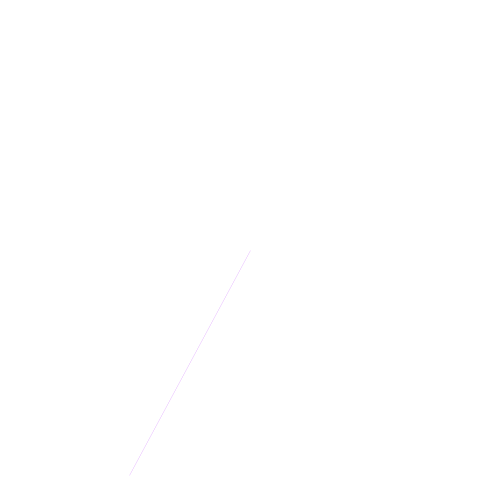
Frame 1 (no input)
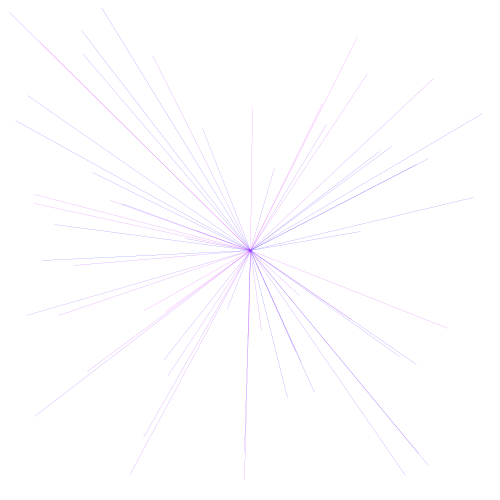
Frame 60 (the mouse pressed at the canvas centre just before this capture)
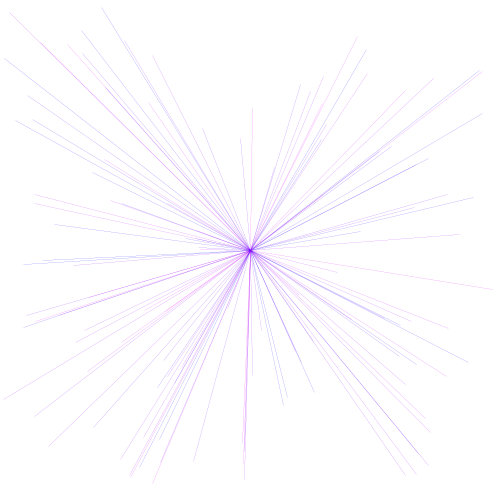
Frame 120 (the mouse held since frame 60 and released just before this capture)

The Processing sketch that drew these frames (run headless with seeded random() and noise(); from frame 60 on, the mouse is pressed at the canvas centre):

// Processing sketch: processing_127345
// ── processing_127345.pde

/*to create interaction or animation, we need to separate
 the code into 2 blocks - code that runs only once,
 in the beginning (setup) and code that runs constantly (draw)
 setup and draw are functions. to create functions,
 we need to specify what the function returns
 (usually it returns nothing, so it is "void")
 and we need to specify if the function has parameters
 (parameters go between "()"). Then we list all the
 instructions within the function between "{}"
 */
void setup() {
  size(500, 500);
  background(255);
  //frame Rate is the times per second that draw runs (default is 60)
  frameRate(30);
  smooth();
}

void draw() {
  println(frameRate);
  //random calculates random numbers between a min and a max value
  // If no min is specified, 0 will be used: randon(min,max)
  stroke(random(255),0,255);
  strokeWeight(0.1);
  line(250, 250, random(500), random(500));
}
